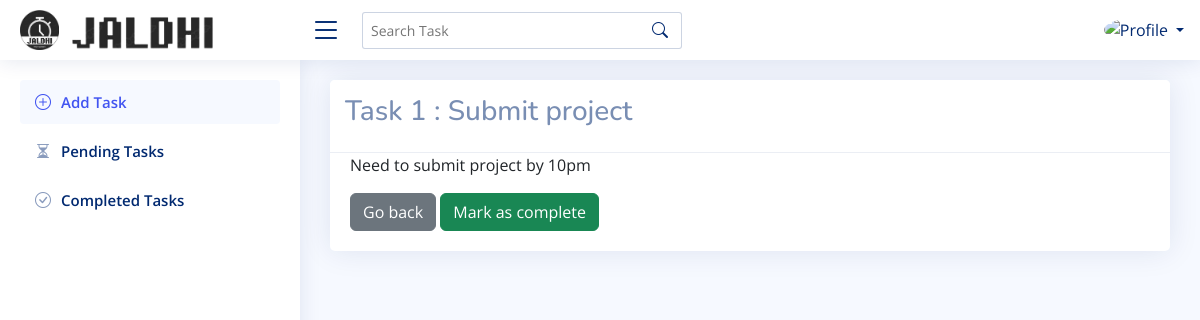
Page /task/1/ on the committed database.
### baseapp/models.py (models this page shows, shortened)
class Task(models.Model):
    no=models.AutoField(primary_key=True)
    title=models.CharField(max_length=100,null=True)
    description=models.TextField()
    date=models.DateField(default=timezone.now)

### baseapp/views.py (the view)
# urls.py: path("task/<int:pk>/",views.taskdetails,name="taskdetails"),
def taskdetails(request, pk):
    task = get_object_or_404(Task, pk=pk)
    return render(request, 'taskdetails.html', {'task': task})

### templates/taskdetails.html
{% extends 'index.html' %}
{% load static %}
{% block content %}
<div class="card">
    <div class="card-header">
        <h3>Task {{ task.no }} :  {{ task.title }} </h3>
    </div>
    <div class='card-body'>
        <p>{{ task.description }}</p>
    <div class='w-100'>
    <a href="{% url 'listtask' %}" class="btn btn-secondary">Go back</a>
<a href="#" class="btn btn-success">Mark as complete</a>
</div>
</div>
{% endblock %}

### static/assets/css/style.css (style rules this page uses)
:root { scroll-behavior: smooth; }
body { font-family: "Open Sans", sans-serif; background: #f6f9ff; color: #444444; }
a { color: #4154f1; text-decoration: none; }
h1, h2, h3, h4, h5, h6 { font-family: "Nunito", sans-serif; }
.card { margin-bottom: 30px; border: none; border-radius: 5px; box-shadow: 0px 0 30px rgba(1, 41, 112, 0.1); }
.card-header, .card-footer { border-color: #ebeef4; background-color: #fff; color: #798eb3; padding: 15px; }
.card-body { padding: 0 20px 20px 20px; }

### rows in the picture
Task: no "1", title "Submit project", description "Need to submit project by 10pm"
